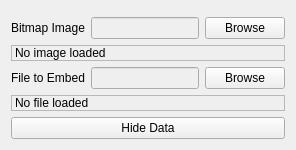
     <widget class="QWidget" name="tab">
      <attribute name="title">
       <string>Hide</string>
      </attribute>
      <layout class="QGridLayout" name="gridLayout_3">
       <item row="0" column="0" colspan="3">
        <widget class="QLabel" name="lblDryImgDisplay">
         <property name="sizePolicy">
          <sizepolicy hsizetype="Preferred" vsizetype="Ignored">
           <horstretch>0</horstretch>
           <verstretch>0</verstretch>
          </sizepolicy>
         </property>
         <property name="palette">
          <palette>
           <active>
            <colorrole role="WindowText">
             <brush brushstyle="SolidPattern">
              <color alpha="255">
               <red>255</red>
               <green>255</green>
               <blue>255</blue>
              </color>
             </brush>
            </colorrole>
            <colorrole role="Button">
             <brush brushstyle="SolidPattern">
              <color alpha="255">
               <red>0</red>
               <green>0</green>
               <blue>0</blue>
              </color>
             </brush>
            </colorrole>
            <colorrole role="Light">
             <brush brushstyle="SolidPattern">
              <color alpha="255">
               <red>0</red>
               <green>0</green>
               <blue>0</blue>
              </color>
             </brush>
            </colorrole>
            <colorrole role="Midlight">
             <brush brushstyle="SolidPattern">
              <color alpha="255">
               <red>0</red>
               <green>0</green>
               <blue>0</blue>
              </color>
             </brush>
            </colorrole>
            <colorrole role="Dark">
             <brush brushstyle="SolidPattern">
              <color alpha="255">
               <red>0</red>
               <green>0</green>
               <blue>0</blue>
              </color>
             </brush>
            </colorrole>
            <colorrole role="Mid">
             <brush brushstyle="SolidPattern">
              <color alpha="255">
               <red>0</red>
               <green>0</green>
               <blue>0</blue>
              </color>
             </brush>
            </colorrole>
            <colorrole role="Text">
             <brush brushstyle="SolidPattern">
              <color alpha="255">
               <red>255</red>
               <green>255</green>
               <blue>255</blue>
              </color>
             </brush>
            </colorrole>
            <colorrole role="BrightText">
             <brush brushstyle="SolidPattern">
              <color alpha="255">
               <red>255</red>
               <green>255</green>
               <blue>255</blue>
              </color>
             </brush>
            </colorrole>
            <colorrole role="ButtonText">
             <brush brushstyle="SolidPattern">
              <color alpha="255">
               <red>255</red>
               <green>255</green>
               <blue>255</blue>
              </color>
             </brush>
            </colorrole>
            <colorrole role="Base">
             <brush brushstyle="SolidPattern">
              <color alpha="255">
               <red>0</red>
               <green>0</green>
               <blue>0</blue>
              </color>
             </brush>
            </colorrole>
            <colorrole role="Window">
             <brush brushstyle="SolidPattern">
              <color alpha="255">
               <red>0</red>
               <green>0</green>
               <blue>0</blue>
              </color>
             </brush>
            </colorrole>
            <colorrole role="Shadow">
             <brush brushstyle="SolidPattern">
              <color alpha="255">
               <red>0</red>
               <green>0</green>
               <blue>0</blue>
              </color>
             </brush>
            </colorrole>
            <colorrole role="AlternateBase">
             <brush brushstyle="SolidPattern">
              <color alpha="255">
               <red>0</red>
               <green>0</green>
               <blue>0</blue>
              </color>
             </brush>
            </colorrole>
            <colorrole role="ToolTipBase">
             <brush brushstyle="SolidPattern">
              <color alpha="255">
               <red>255</red>
               <green>255</green>
               <blue>220</blue>
              </color>
             </brush>
            </colorrole>
            <colorrole role="ToolTipText">
             <brush brushstyle="SolidPattern">
              <color alpha="255">
               <red>0</red>
               <green>0</green>
               <blue>0</blue>
              </color>
             </brush>
            </colorrole>
           </active>
           <inactive>
            <colorrole role="WindowText">
             <brush brushstyle="SolidPattern">
              <color alpha="255">
               <red>255</red>
               <green>255</green>
               <blue>255</blue>
              </color>
             </brush>
            </colorrole>
            <colorrole role="Button">
             <brush brushstyle="SolidPattern">
              <color alpha="255">
               <red>0</red>
               <green>0</green>
               <blue>0</blue>
              </color>
             </brush>
            </colorrole>
            <colorrole role="Light">
             <brush brushstyle="SolidPattern">
              <color alpha="255">
               <red>0</red>
               <green>0</green>
               <blue>0</blue>
              </color>
             </brush>
            </colorrole>
            <colorrole role="Midlight">
             <brush brushstyle="SolidPattern">
              <color alpha="255">
               <red>0</red>
               <green>0</green>
               <blue>0</blue>
              </color>
             </brush>
            </colorrole>
            <colorrole role="Dark">
             <brush brushstyle="SolidPattern">
              <color alpha="255">
               <red>0</red>
               <green>0</green>
               <blue>0</blue>
              </color>
             </brush>
            </colorrole>
            <colorrole role="Mid">
             <brush brushstyle="SolidPattern">
              <color alpha="255">
               <red>0</red>
               <green>0</green>
               <blue>0</blue>
              </color>
             </brush>
            </colorrole>
            <colorrole role="Text">
             <brush brushstyle="SolidPattern">
              <color alpha="255">
               <red>255</red>
               <green>255</green>
               <blue>255</blue>
              </color>
             </brush>
            </colorrole>
            <colorrole role="BrightText">
             <brush brushstyle="SolidPattern">
              <color alpha="255">
               <red>255</red>
               <green>255</green>
               <blue>255</blue>
              </color>
             </brush>
            </colorrole>
            <colorrole role="ButtonText">
             <brush brushstyle="SolidPattern">
              <color alpha="255">
               <red>255</red>
               <green>255</green>
               <blue>255</blue>
              </color>
             </brush>
            </colorrole>
            <colorrole role="Base">
             <brush brushstyle="SolidPattern">
              <color alpha="255">
               <red>0</red>
               <green>0</green>
               <blue>0</blue>
              </color>
             </brush>
            </colorrole>
            <colorrole role="Window">
             <brush brushstyle="SolidPattern">
              <color alpha="255">
               <red>0</red>
               <green>0</green>
               <blue>0</blue>
              </color>
             </brush>
            </colorrole>
            <colorrole role="Shadow">
             <brush brushstyle="SolidPattern">
              <color alpha="255">
               <red>0</red>
               <green>0</green>
               <blue>0</blue>
              </color>
             </brush>
            </colorrole>
            <colorrole role="AlternateBase">
             <brush brushstyle="SolidPattern">
              <color alpha="255">
               <red>0</red>
               <green>0</green>
               <blue>0</blue>
              </color>
             </brush>
            </colorrole>
            <colorrole role="ToolTipBase">
             <brush brushstyle="SolidPattern">
              <color alpha="255">
               <red>255</red>
               <green>255</green>
               <blue>220</blue>
              </color>
             </brush>
            </colorrole>
            <colorrole role="ToolTipText">
             <brush brushstyle="SolidPattern">
              <color alpha="255">
               <red>0</red>
               <green>0</green>
               <blue>0</blue>
              </color>
             </brush>
            </colorrole>
           </inactive>
           <disabled>
            <colorrole role="WindowText">
             <brush brushstyle="SolidPattern">
              <color alpha="255">
               <red>0</red>
               <green>0</green>
               <blue>0</blue>
              </color>
             </brush>
            </colorrole>
            <colorrole role="Button">
             <brush brushstyle="SolidPattern">
              <color alpha="255">
               <red>0</red>
               <green>0</green>
               <blue>0</blue>
              </color>
             </brush>
            </colorrole>
            <colorrole role="Light">
             <brush brushstyle="SolidPattern">
              <color alpha="255">
               <red>0</red>
               <green>0</green>
               <blue>0</blue>
              </color>
             </brush>
            </colorrole>
            <colorrole role="Midlight">
             <brush brushstyle="SolidPattern">
              <color alpha="255">
               <red>0</red>
               <green>0</green>
               <blue>0</blue>
              </color>
             </brush>
            </colorrole>
            <colorrole role="Dark">
             <brush brushstyle="SolidPattern">
              <color alpha="255">
               <red>0</red>
               <green>0</green>
               <blue>0</blue>
              </color>
             </brush>
            </colorrole>
            <colorrole role="Mid">
             <brush brushstyle="SolidPattern">
              <color alpha="255">
               <red>0</red>
               <green>0</green>
               <blue>0</blue>
              </color>
             </brush>
            </colorrole>
            <colorrole role="Text">
             <brush brushstyle="SolidPattern">
              <color alpha="255">
               <red>0</red>
               <green>0</green>
               <blue>0</blue>
              </color>
             </brush>
            </colorrole>
            <colorrole role="BrightText">
             <brush brushstyle="SolidPattern">
              <color alpha="255">
               <red>255</red>
               <green>255</green>
               <blue>255</blue>
              </color>
             </brush>
            </colorrole>
            <colorrole role="ButtonText">
             <brush brushstyle="SolidPattern">
              <color alpha="255">
               <red>0</red>
               <green>0</green>
               <blue>0</blue>
              </color>
             </brush>
            </colorrole>
            <colorrole role="Base">
             <brush brushstyle="SolidPattern">
              <color alpha="255">
               <red>0</red>
               <green>0</green>
               <blue>0</blue>
              </color>
             </brush>
            </colorrole>
            <colorrole role="Window">
             <brush brushstyle="SolidPattern">
              <color alpha="255">
               <red>0</red>
               <green>0</green>
               <blue>0</blue>
              </color>
             </brush>
            </colorrole>
            <colorrole role="Shadow">
             <brush brushstyle="SolidPattern">
              <color alpha="255">
               <red>0</red>
               <green>0</green>
               <blue>0</blue>
              </color>
             </brush>
            </colorrole>
            <colorrole role="AlternateBase">
             <brush brushstyle="SolidPattern">
              <color alpha="255">
               <red>0</red>
               <green>0</green>
               <blue>0</blue>
              </color>
             </brush>
            </colorrole>
            <colorrole role="ToolTipBase">
             <brush brushstyle="SolidPattern">
              <color alpha="255">
               <red>255</red>
               <green>255</green>
               <blue>220</blue>
              </color>
             </brush>
            </colorrole>
            <colorrole role="ToolTipText">
             <brush brushstyle="SolidPattern">
              <color alpha="255">
               <red>0</red>
               <green>0</green>
               <blue>0</blue>
              </color>
             </brush>
            </colorrole>
           </disabled>
          </palette>
         </property>
         <property name="acceptDrops">
          <bool>true</bool>
         </property>
         <property name="whatsThis">
          <string>&lt;!DOCTYPE HTML PUBLIC &quot;-//W3C//DTD HTML 4.0//EN&quot; &quot;http://www.w3.org/TR/REC-html40/strict.dtd&quot;&gt;
&lt;html&gt;&lt;head&gt;&lt;meta name=&quot;qrichtext&quot; content=&quot;1&quot; /&gt;&lt;style type=&quot;text/css&quot;&gt;
p, li { white-space: pre-wrap; }
&lt;/style&gt;&lt;/head&gt;&lt;body style=&quot; font-family:'MS Shell Dlg 2'; font-size:8.25pt; font-weight:400; font-style:normal;&quot;&gt;
&lt;p style=&quot; margin-top:0px; margin-bottom:0px; margin-left:0px; margin-right:0px; -qt-block-indent:0; text-indent:0px;&quot;&gt;&lt;span style=&quot; font-size:x-large;&quot;&gt;Drag Image Here&lt;br /&gt;&lt;br /&gt;OR&lt;br /&gt;&lt;br /&gt;Select it by browsing&lt;br /&gt;&lt;br /&gt;(BMP Images only)&lt;/span&gt;&lt;/p&gt;&lt;/body&gt;&lt;/html&gt;</string>
         </property>
         <property name="autoFillBackground">
          <bool>true</bool>
         </property>
         <property name="frameShape">
          <enum>QFrame::StyledPanel</enum>
         </property>
         <property name="frameShadow">
          <enum>QFrame::Plain</enum>
         </property>
         <property name="text">
          <string/>
         </property>
         <property name="pixmap">
          <pixmap resource="stegosaurus.qrc">:/StegoSaurus/images/stegosaurus-256x256.png</pixmap>
         </property>
         <property name="alignment">
          <set>Qt::AlignCenter</set>
         </property>
        </widget>
       </item>
       <item row="1" column="0">
        <widget class="QLabel" name="label">
         <property name="text">
          <string>Bitmap Image</string>
         </property>
        </widget>
       </item>
       <item row="1" column="1">
        <widget class="QLineEdit" name="txtDryImg">
         <property name="enabled">
          <bool>false</bool>
         </property>
         <property name="whatsThis">
          <string>&lt;!DOCTYPE HTML PUBLIC &quot;-//W3C//DTD HTML 4.0//EN&quot; &quot;http://www.w3.org/TR/REC-html40/strict.dtd&quot;&gt;
&lt;html&gt;&lt;head&gt;&lt;meta name=&quot;qrichtext&quot; content=&quot;1&quot; /&gt;&lt;style type=&quot;text/css&quot;&gt;
p, li { white-space: pre-wrap; }
&lt;/style&gt;&lt;/head&gt;&lt;body style=&quot; font-family:'MS Shell Dlg 2'; font-size:8.25pt; font-weight:400; font-style:normal;&quot;&gt;
&lt;p style=&quot; margin-top:0px; margin-bottom:0px; margin-left:0px; margin-right:0px; -qt-block-indent:0; text-indent:0px;&quot;&gt;&lt;span style=&quot; font-size:12pt; font-weight:600;&quot;&gt;The path of the dry image&lt;/span&gt;&lt;/p&gt;&lt;/body&gt;&lt;/html&gt;</string>
         </property>
        </widget>
       </item>
       <item row="1" column="2">
        <widget class="QPushButton" name="btnDryImg">
         <property name="whatsThis">
          <string>&lt;!DOCTYPE HTML PUBLIC &quot;-//W3C//DTD HTML 4.0//EN&quot; &quot;http://www.w3.org/TR/REC-html40/strict.dtd&quot;&gt;
&lt;html&gt;&lt;head&gt;&lt;meta name=&quot;qrichtext&quot; content=&quot;1&quot; /&gt;&lt;style type=&quot;text/css&quot;&gt;
p, li { white-space: pre-wrap; }
&lt;/style&gt;&lt;/head&gt;&lt;body style=&quot; font-family:'MS Shell Dlg 2'; font-size:8.25pt; font-weight:400; font-style:normal;&quot;&gt;
&lt;p style=&quot; margin-top:0px; margin-bottom:0px; margin-left:0px; margin-right:0px; -qt-block-indent:0; text-indent:0px;&quot;&gt;&lt;span style=&quot; font-size:12pt; font-weight:600;&quot;&gt;Select the dry image&lt;/span&gt;&lt;/p&gt;&lt;/body&gt;&lt;/html&gt;</string>
         </property>
         <property name="text">
          <string>Browse</string>
         </property>
        </widget>
       </item>
       <item row="2" column="0" colspan="3">
        <widget class="QLabel" name="lblDryImgInfo">
         <property name="sizePolicy">
          <sizepolicy hsizetype="Preferred" vsizetype="Fixed">
           <horstretch>0</horstretch>
           <verstretch>0</verstretch>
          </sizepolicy>
         </property>
         <property name="whatsThis">
          <string>&lt;!DOCTYPE HTML PUBLIC &quot;-//W3C//DTD HTML 4.0//EN&quot; &quot;http://www.w3.org/TR/REC-html40/strict.dtd&quot;&gt;
&lt;html&gt;&lt;head&gt;&lt;meta name=&quot;qrichtext&quot; content=&quot;1&quot; /&gt;&lt;style type=&quot;text/css&quot;&gt;
p, li { white-space: pre-wrap; }
&lt;/style&gt;&lt;/head&gt;&lt;body style=&quot; font-family:'MS Shell Dlg 2'; font-size:8.25pt; font-weight:400; font-style:normal;&quot;&gt;
&lt;p style=&quot; margin-top:0px; margin-bottom:0px; margin-left:0px; margin-right:0px; -qt-block-indent:0; text-indent:0px;&quot;&gt;&lt;span style=&quot; font-size:12pt; font-weight:600;&quot;&gt;Shows dry image info&lt;/span&gt;&lt;/p&gt;&lt;/body&gt;&lt;/html&gt;</string>
         </property>
         <property name="frameShape">
          <enum>QFrame::StyledPanel</enum>
         </property>
         <property name="text">
          <string>No image loaded</string>
         </property>
        </widget>
       </item>
       <item row="3" column="0">
        <widget class="QLabel" name="label_2">
         <property name="text">
          <string>File to Embed</string>
         </property>
        </widget>
       </item>
       <item row="3" column="1">
        <widget class="QLineEdit" name="txtFiletoHide">
         <property name="enabled">
          <bool>false</bool>
         </property>
         <property name="whatsThis">
          <string>&lt;!DOCTYPE HTML PUBLIC &quot;-//W3C//DTD HTML 4.0//EN&quot; &quot;http://www.w3.org/TR/REC-html40/strict.dtd&quot;&gt;
&lt;html&gt;&lt;head&gt;&lt;meta name=&quot;qrichtext&quot; content=&quot;1&quot; /&gt;&lt;style type=&quot;text/css&quot;&gt;
p, li { white-space: pre-wrap; }
&lt;/style&gt;&lt;/head&gt;&lt;body style=&quot; font-family:'MS Shell Dlg 2'; font-size:8.25pt; font-weight:400; font-style:normal;&quot;&gt;
&lt;p style=&quot; margin-top:0px; margin-bottom:0px; margin-left:0px; margin-right:0px; -qt-block-indent:0; text-indent:0px;&quot;&gt;&lt;span style=&quot; font-size:12pt; font-weight:600;&quot;&gt;Path of the file to be hidden&lt;/span&gt;&lt;/p&gt;&lt;/body&gt;&lt;/html&gt;</string>
         </property>
        </widget>
       </item>
       <item row="3" column="2">
        <widget class="QPushButton" name="btnFiletoHide">
         <property name="whatsThis">
          <string>&lt;!DOCTYPE HTML PUBLIC &quot;-//W3C//DTD HTML 4.0//EN&quot; &quot;http://www.w3.org/TR/REC-html40/strict.dtd&quot;&gt;
&lt;html&gt;&lt;head&gt;&lt;meta name=&quot;qrichtext&quot; content=&quot;1&quot; /&gt;&lt;style type=&quot;text/css&quot;&gt;
p, li { white-space: pre-wrap; }
&lt;/style&gt;&lt;/head&gt;&lt;body style=&quot; font-family:'MS Shell Dlg 2'; font-size:8.25pt; font-weight:400; font-style:normal;&quot;&gt;
&lt;p style=&quot; margin-top:0px; margin-bottom:0px; margin-left:0px; margin-right:0px; -qt-block-indent:0; text-indent:0px;&quot;&gt;&lt;span style=&quot; font-size:12pt; font-weight:600;&quot;&gt;Select the file to be hidden&lt;/span&gt;&lt;/p&gt;&lt;/body&gt;&lt;/html&gt;</string>
         </property>
         <property name="text">
          <string>Browse</string>
         </property>
        </widget>
       </item>
       <item row="4" column="0" colspan="3">
        <widget class="QLabel" name="lblFiletoHideinfo">
         <property name="sizePolicy">
          <sizepolicy hsizetype="Preferred" vsizetype="Fixed">
           <horstretch>0</horstretch>
           <verstretch>0</verstretch>
          </sizepolicy>
         </property>
         <property name="whatsThis">
          <string>&lt;!DOCTYPE HTML PUBLIC &quot;-//W3C//DTD HTML 4.0//EN&quot; &quot;http://www.w3.org/TR/REC-html40/strict.dtd&quot;&gt;
&lt;html&gt;&lt;head&gt;&lt;meta name=&quot;qrichtext&quot; content=&quot;1&quot; /&gt;&lt;style type=&quot;text/css&quot;&gt;
p, li { white-space: pre-wrap; }
&lt;/style&gt;&lt;/head&gt;&lt;body style=&quot; font-family:'MS Shell Dlg 2'; font-size:8.25pt; font-weight:400; font-style:normal;&quot;&gt;
&lt;p style=&quot; margin-top:0px; margin-bottom:0px; margin-left:0px; margin-right:0px; -qt-block-indent:0; text-indent:0px;&quot;&gt;&lt;span style=&quot; font-size:12pt; font-weight:600;&quot;&gt;Shows file info&lt;/span&gt;&lt;/p&gt;&lt;/body&gt;&lt;/html&gt;</string>
         </property>
         <property name="frameShape">
          <enum>QFrame::StyledPanel</enum>
         </property>
         <property name="text">
          <string>No file loaded</string>
         </property>
        </widget>
       </item>
       <item row="5" column="0" colspan="3">
        <widget class="QPushButton" name="btnHide">
         <property name="whatsThis">
          <string>&lt;!DOCTYPE HTML PUBLIC &quot;-//W3C//DTD HTML 4.0//EN&quot; &quot;http://www.w3.org/TR/REC-html40/strict.dtd&quot;&gt;
&lt;html&gt;&lt;head&gt;&lt;meta name=&quot;qrichtext&quot; content=&quot;1&quot; /&gt;&lt;style type=&quot;text/css&quot;&gt;
p, li { white-space: pre-wrap; }
&lt;/style&gt;&lt;/head&gt;&lt;body style=&quot; font-family:'MS Shell Dlg 2'; font-size:8.25pt; font-weight:400; font-style:normal;&quot;&gt;
&lt;p style=&quot; margin-top:0px; margin-bottom:0px; margin-left:0px; margin-right:0px; -qt-block-indent:0; text-indent:0px;&quot;&gt;&lt;span style=&quot; font-size:12pt; font-weight:600;&quot;&gt;Hit this to hide the file into the bitmap image&lt;/span&gt;&lt;/p&gt;&lt;/body&gt;&lt;/html&gt;</string>
         </property>
         <property name="text">
          <string>Hide Data</string>
         </property>
        </widget>
       </item>
      </layout>
     </widget>
